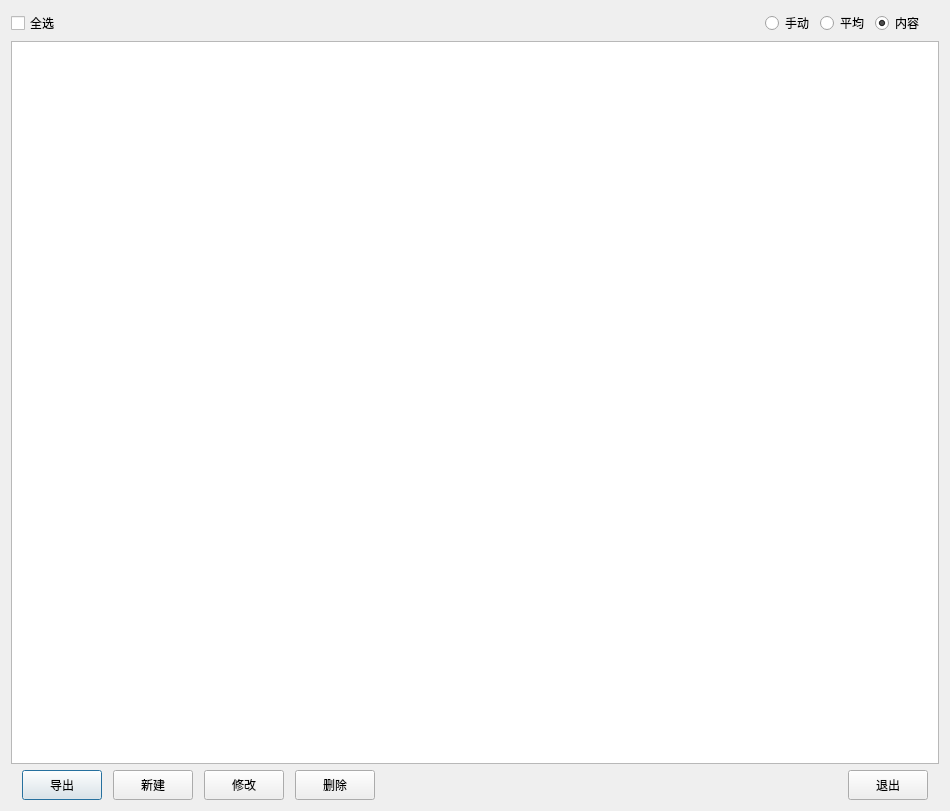
<?xml version="1.0" encoding="UTF-8"?>
<ui version="4.0">
 <class>DialogMaterialManage</class>
 <widget class="QDialog" name="DialogMaterialManage">
  <property name="geometry">
   <rect>
    <x>0</x>
    <y>0</y>
    <width>950</width>
    <height>811</height>
   </rect>
  </property>
  <property name="windowTitle">
   <string>物料管理</string>
  </property>
  <layout class="QGridLayout" name="gridLayout">
   <item row="0" column="0">
    <layout class="QHBoxLayout" name="horizontalLayout">
     <property name="rightMargin">
      <number>15</number>
     </property>
     <item>
      <widget class="QCheckBox" name="checkBox_check_all">
       <property name="text">
        <string>全选</string>
       </property>
      </widget>
     </item>
     <item>
      <spacer name="horizontalSpacer_2">
       <property name="orientation">
        <enum>Qt::Horizontal</enum>
       </property>
       <property name="sizeHint" stdset="0">
        <size>
         <width>40</width>
         <height>20</height>
        </size>
       </property>
      </spacer>
     </item>
     <item>
      <widget class="QRadioButton" name="radioButton_manu">
       <property name="text">
        <string>手动</string>
       </property>
      </widget>
     </item>
     <item>
      <widget class="QRadioButton" name="radioButton_ave">
       <property name="text">
        <string>平均</string>
       </property>
       <property name="checked">
        <bool>false</bool>
       </property>
      </widget>
     </item>
     <item>
      <widget class="QRadioButton" name="radioButton_content">
       <property name="text">
        <string>内容</string>
       </property>
       <property name="checked">
        <bool>true</bool>
       </property>
      </widget>
     </item>
    </layout>
   </item>
   <item row="1" column="0">
    <widget class="M_TableWidget" name="tableWidget"/>
   </item>
   <item row="2" column="0">
    <layout class="QHBoxLayout" name="horizontalLayout_2">
     <property name="spacing">
      <number>11</number>
     </property>
     <property name="leftMargin">
      <number>11</number>
     </property>
     <property name="rightMargin">
      <number>11</number>
     </property>
     <item>
      <widget class="QPushButton" name="pushButton_export">
       <property name="minimumSize">
        <size>
         <width>0</width>
         <height>30</height>
        </size>
       </property>
       <property name="maximumSize">
        <size>
         <width>80</width>
         <height>16777215</height>
        </size>
       </property>
       <property name="text">
        <string>导出</string>
       </property>
      </widget>
     </item>
     <item>
      <widget class="QPushButton" name="pushButton_new">
       <property name="minimumSize">
        <size>
         <width>0</width>
         <height>30</height>
        </size>
       </property>
       <property name="maximumSize">
        <size>
         <width>16777215</width>
         <height>80</height>
        </size>
       </property>
       <property name="text">
        <string>新建</string>
       </property>
      </widget>
     </item>
     <item>
      <widget class="QPushButton" name="pushButton_mod">
       <property name="minimumSize">
        <size>
         <width>0</width>
         <height>30</height>
        </size>
       </property>
       <property name="maximumSize">
        <size>
         <width>16777215</width>
         <height>80</height>
        </size>
       </property>
       <property name="text">
        <string>修改</string>
       </property>
      </widget>
     </item>
     <item>
      <widget class="QPushButton" name="pushButton_del">
       <property name="minimumSize">
        <size>
         <width>0</width>
         <height>30</height>
        </size>
       </property>
       <property name="maximumSize">
        <size>
         <width>16777215</width>
         <height>80</height>
        </size>
       </property>
       <property name="text">
        <string>删除</string>
       </property>
      </widget>
     </item>
     <item>
      <spacer name="horizontalSpacer">
       <property name="orientation">
        <enum>Qt::Horizontal</enum>
       </property>
       <property name="sizeHint" stdset="0">
        <size>
         <width>40</width>
         <height>20</height>
        </size>
       </property>
      </spacer>
     </item>
     <item>
      <widget class="QPushButton" name="pushButton_exit">
       <property name="minimumSize">
        <size>
         <width>0</width>
         <height>30</height>
        </size>
       </property>
       <property name="maximumSize">
        <size>
         <width>80</width>
         <height>16777215</height>
        </size>
       </property>
       <property name="text">
        <string>退出</string>
       </property>
      </widget>
     </item>
    </layout>
   </item>
  </layout>
 </widget>
 <customwidgets>
  <customwidget>
   <class>M_TableWidget</class>
   <extends>QTableWidget</extends>
   <header>m_tablewidget.h</header>
  </customwidget>
 </customwidgets>
 <resources/>
 <connections/>
</ui>
